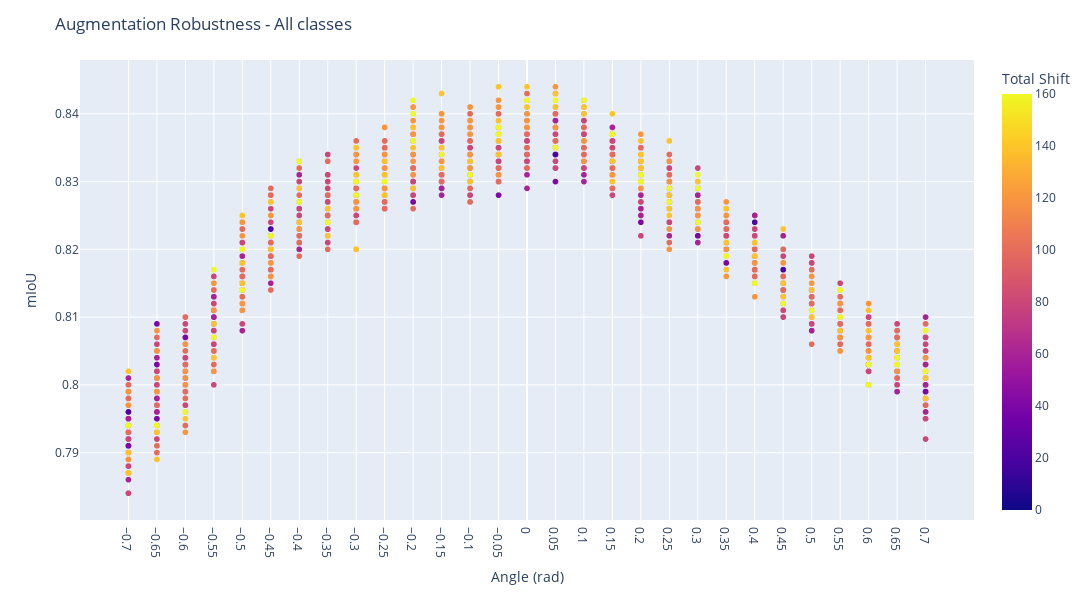

The code cell stored with this chart in its notebook:
### Code cell
fig = px.scatter(df, x="Angle", y="mIoU", color=total_shift,
                 width=1200, height=600, labels={"color":"Total Shift", "Angle": "Angle (rad)"})
fig.update_xaxes(tickvals=df["Angle"])
fig.update_layout(title="Augmentation Robustness - All classes")
fig.show()

### Figure 1 — Plotly figure (JSON) as saved in the notebook; plotly's stock layout.template omitted (floating-point values rounded to 4 significant figures; data arrays with more than 128 entries replaced by an {"elided": "..."} marker saying what was removed)
{"data": [{"hovertemplate": "Angle (rad)=%{x}<br>mIoU=%{y}<br>Total Shift=%{marker.color}<extra></extra>", "legendgroup": "", "marker": {"color": {"elided": "2349 int values"}, "coloraxis": "coloraxis", "symbol": "circle"}, "mode": "markers", "name": "", "showlegend": false, "type": "scattergl", "x": {"elided": "2349 float values"}, "xaxis": "x", "y": {"elided": "2349 float values"}, "yaxis": "y"}], "layout": {"coloraxis": {"colorbar": {"title": {"text": "Total Shift"}}, "colorscale": [[0, "#0d0887"], [0.1111, "#46039f"], [0.2222, "#7201a8"], [0.3333, "#9c179e"], [0.4444, "#bd3786"], [0.5556, "#d8576b"], [0.6667, "#ed7953"], [0.7778, "#fb9f3a"], [0.8889, "#fdca26"], [1, "#f0f921"]]}, "height": 600, "legend": {"tracegroupgap": 0}, "margin": {"t": 60}, "title": {"text": "Augmentation Robustness - All classes"}, "width": 1200, "xaxis": {"anchor": "y", "domain": [0, 1], "tickvals": {"elided": "2349 float values"}, "title": {"text": "Angle (rad)"}}, "yaxis": {"anchor": "x", "domain": [0, 1], "title": {"text": "mIoU"}}}}
